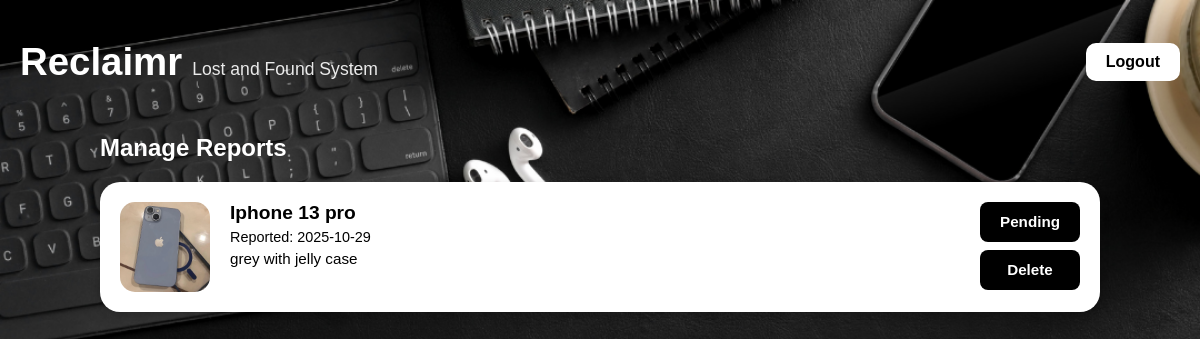
/items/admin-panel/ (signed in), run on the app's committed database.
### items/models.py (models this page shows, shortened)
class Item(models.Model):
    CATEGORY_CHOICES = [
        ('lost', 'Lost'),
        ('found', 'Found'),
    ]
    STATUS_CHOICES = [
        ('Pending', 'Pending'),
        ('Claimed', 'Claimed'),
    ]
    title = models.CharField(max_length=200)
    description = models.TextField()
    category = models.CharField(max_length=10, choices=CATEGORY_CHOICES, default='found')
    location = models.CharField(max_length=200)
    date_reported = models.DateTimeField(default=timezone.now)
    contact_info = models.CharField(max_length=200, blank=True, null=True)
    image = models.ImageField(upload_to='item_images/', blank=True, null=True)
    status = models.CharField(max_length=20, choices=STATUS_CHOICES, default='Pending')
    class Meta:
        ordering = ['-date_reported']

### items/views.py (the view)
# urls.py: path('admin-panel/', views.admin_panel, name='admin_panel'),
@login_required(login_url="admin_login")
def admin_panel(request):
    if not request.user.is_staff:
        return redirect("admin_login")
    items = Item.objects.all().order_by('-date_reported')
    return render(request, "invApp/admin_panel.html", {'items': items})

### items/templates/invApp/admin_panel.html (shortened to what this page needs)
{% load static %}
<!DOCTYPE html>
<html lang="en">
<head>
</head>
<body>
  <div class="header">
    <div class="logo">
      <h1>Reclaimr</h1>
      <span>Lost and Found System</span>
    </div>
    <a href="{% url 'admin_logout' %}" class="logout-btn">Logout</a>
  </div>
  <h2 style="width:100%;max-width:1000px;color:white;margin-bottom:20px;">Manage Reports</h2>
  <div class="reports-container">
    {% if items %}
      {% for item in items %}
        <div class="report-card" data-item-id="{{ item.id }}">
          {% if item.image %}
            <img src="{{ item.image.url }}" alt="Item Image" class="report-img">
          {% else %}
            <div class="report-img"></div>
          {% endif %}
          <div class="report-details">
            <div class="report-title">{{ item.title }}</div>
            <div class="report-info">Reported: {{ item.date_reported|date:"Y-m-d" }}</div>
            <div class="report-desc">{{ item.description }}</div>
          </div>
          <div class="report-actions">
            <button
              class="status-btn {% if item.status == 'Claimed' %}claimed{% else %}pending{% endif %}"
              onclick="toggleStatus({{ item.id }}, this)">
              {{ item.status|default:"Pending" }}
            </button>
            <form method="POST" action="{% url 'item_delete' item.pk %}">
              <button type="submit" class="delete-btn">Delete</button>
            </form>
          </div>
        </div>
      {% endfor %}
    {% else %}
      <p class="no-items">No reported items yet.</p>
    {% endif %}
  </div>
</body>
</html>

### data on the page
Item: image (picture), title "Iphone 13 pro", date_reported "2025-10-29", description "grey with jelly case", status "Pending"
